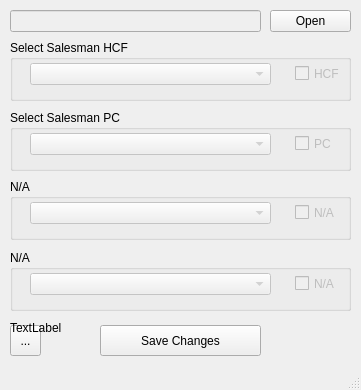
<?xml version="1.0" encoding="UTF-8"?>
<ui version="4.0">
 <class>PJPChanger</class>
 <widget class="QMainWindow" name="PJPChanger">
  <property name="geometry">
   <rect>
    <x>0</x>
    <y>0</y>
    <width>361</width>
    <height>390</height>
   </rect>
  </property>
  <property name="minimumSize">
   <size>
    <width>361</width>
    <height>390</height>
   </size>
  </property>
  <property name="maximumSize">
   <size>
    <width>361</width>
    <height>390</height>
   </size>
  </property>
  <property name="windowTitle">
   <string>PJP Changer</string>
  </property>
  <widget class="QWidget" name="centralwidget">
   <widget class="QGroupBox" name="gbXC">
    <property name="geometry">
     <rect>
      <x>10</x>
      <y>250</y>
      <width>341</width>
      <height>61</height>
     </rect>
    </property>
    <property name="styleSheet">
     <string notr="true"/>
    </property>
    <property name="title">
     <string>N/A</string>
    </property>
    <widget class="QComboBox" name="cbXC">
     <property name="enabled">
      <bool>false</bool>
     </property>
     <property name="geometry">
      <rect>
       <x>20</x>
       <y>23</y>
       <width>241</width>
       <height>22</height>
      </rect>
     </property>
     <property name="maximumSize">
      <size>
       <width>341</width>
       <height>233</height>
      </size>
     </property>
    </widget>
    <widget class="QCheckBox" name="ckXC">
     <property name="enabled">
      <bool>false</bool>
     </property>
     <property name="geometry">
      <rect>
       <x>285</x>
       <y>25</y>
       <width>70</width>
       <height>17</height>
      </rect>
     </property>
     <property name="text">
      <string>N/A</string>
     </property>
    </widget>
   </widget>
   <widget class="QToolButton" name="toolButton">
    <property name="geometry">
     <rect>
      <x>10</x>
      <y>325</y>
      <width>31</width>
      <height>31</height>
     </rect>
    </property>
    <property name="text">
     <string>...</string>
    </property>
    <property name="icon">
     <iconset resource="res_rc.qrc">
      <normaloff>:/resources/sql-server-icon-trim.png</normaloff>:/resources/sql-server-icon-trim.png</iconset>
    </property>
   </widget>
   <widget class="QGroupBox" name="gbDC">
    <property name="geometry">
     <rect>
      <x>10</x>
      <y>179</y>
      <width>341</width>
      <height>61</height>
     </rect>
    </property>
    <property name="title">
     <string>N/A</string>
    </property>
    <widget class="QComboBox" name="cbDC">
     <property name="enabled">
      <bool>false</bool>
     </property>
     <property name="geometry">
      <rect>
       <x>20</x>
       <y>23</y>
       <width>241</width>
       <height>22</height>
      </rect>
     </property>
     <property name="maximumSize">
      <size>
       <width>341</width>
       <height>233</height>
      </size>
     </property>
    </widget>
    <widget class="QCheckBox" name="ckDC">
     <property name="enabled">
      <bool>false</bool>
     </property>
     <property name="geometry">
      <rect>
       <x>285</x>
       <y>25</y>
       <width>70</width>
       <height>17</height>
      </rect>
     </property>
     <property name="text">
      <string>N/A</string>
     </property>
    </widget>
   </widget>
   <widget class="QPushButton" name="btSave">
    <property name="geometry">
     <rect>
      <x>100</x>
      <y>325</y>
      <width>161</width>
      <height>31</height>
     </rect>
    </property>
    <property name="text">
     <string>Save Changes</string>
    </property>
   </widget>
   <widget class="QLineEdit" name="edFile">
    <property name="enabled">
     <bool>false</bool>
    </property>
    <property name="geometry">
     <rect>
      <x>10</x>
      <y>10</y>
      <width>251</width>
      <height>22</height>
     </rect>
    </property>
    <property name="frame">
     <bool>true</bool>
    </property>
    <property name="readOnly">
     <bool>true</bool>
    </property>
   </widget>
   <widget class="QGroupBox" name="gbHCF">
    <property name="geometry">
     <rect>
      <x>10</x>
      <y>40</y>
      <width>341</width>
      <height>61</height>
     </rect>
    </property>
    <property name="title">
     <string>Select Salesman HCF</string>
    </property>
    <widget class="QComboBox" name="cbHCF">
     <property name="enabled">
      <bool>false</bool>
     </property>
     <property name="geometry">
      <rect>
       <x>20</x>
       <y>23</y>
       <width>241</width>
       <height>22</height>
      </rect>
     </property>
     <property name="currentText">
      <string/>
     </property>
    </widget>
    <widget class="QCheckBox" name="ckHCF">
     <property name="enabled">
      <bool>false</bool>
     </property>
     <property name="geometry">
      <rect>
       <x>285</x>
       <y>25</y>
       <width>70</width>
       <height>17</height>
      </rect>
     </property>
     <property name="text">
      <string>HCF</string>
     </property>
    </widget>
   </widget>
   <widget class="QLabel" name="lbPath">
    <property name="geometry">
     <rect>
      <x>10</x>
      <y>320</y>
      <width>55</width>
      <height>16</height>
     </rect>
    </property>
    <property name="text">
     <string>TextLabel</string>
    </property>
   </widget>
   <widget class="QGroupBox" name="gbPC">
    <property name="geometry">
     <rect>
      <x>10</x>
      <y>110</y>
      <width>341</width>
      <height>61</height>
     </rect>
    </property>
    <property name="title">
     <string>Select Salesman PC</string>
    </property>
    <widget class="QComboBox" name="cbPC">
     <property name="enabled">
      <bool>false</bool>
     </property>
     <property name="geometry">
      <rect>
       <x>20</x>
       <y>23</y>
       <width>241</width>
       <height>22</height>
      </rect>
     </property>
     <property name="maximumSize">
      <size>
       <width>341</width>
       <height>233</height>
      </size>
     </property>
    </widget>
    <widget class="QCheckBox" name="ckPC">
     <property name="enabled">
      <bool>false</bool>
     </property>
     <property name="geometry">
      <rect>
       <x>285</x>
       <y>25</y>
       <width>70</width>
       <height>17</height>
      </rect>
     </property>
     <property name="text">
      <string>PC</string>
     </property>
    </widget>
   </widget>
   <widget class="QPushButton" name="btOpen">
    <property name="geometry">
     <rect>
      <x>270</x>
      <y>10</y>
      <width>81</width>
      <height>22</height>
     </rect>
    </property>
    <property name="text">
     <string>Open</string>
    </property>
   </widget>
  </widget>
  <widget class="QMenuBar" name="menubar">
   <property name="geometry">
    <rect>
     <x>0</x>
     <y>0</y>
     <width>361</width>
     <height>21</height>
    </rect>
   </property>
  </widget>
  <widget class="QStatusBar" name="statusbar">
   <property name="minimumSize">
    <size>
     <width>361</width>
     <height>0</height>
    </size>
   </property>
   <property name="maximumSize">
    <size>
     <width>361</width>
     <height>16777215</height>
    </size>
   </property>
   <property name="font">
    <font>
     <pointsize>8</pointsize>
    </font>
   </property>
   <property name="autoFillBackground">
    <bool>true</bool>
   </property>
   <property name="styleSheet">
    <string notr="true">color: #a5a5a5;</string>
   </property>
   <property name="sizeGripEnabled">
    <bool>true</bool>
   </property>
  </widget>
 </widget>
 <resources>
  <include location="res_rc.qrc"/>
 </resources>
 <connections/>
</ui>
